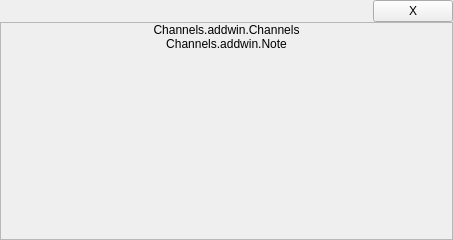
<?xml version="1.0" encoding="UTF-8"?>
<ui version="4.0">
 <class>ChannelsAddWin</class>
 <widget class="QFrame" name="ChannelsAddWin">
  <property name="geometry">
   <rect>
    <x>0</x>
    <y>0</y>
    <width>453</width>
    <height>240</height>
   </rect>
  </property>
  <property name="mouseTracking">
   <bool>true</bool>
  </property>
  <property name="focusPolicy">
   <enum>Qt::StrongFocus</enum>
  </property>
  <property name="windowTitle">
   <string>Frame</string>
  </property>
  <layout class="QVBoxLayout" name="verticalLayout">
   <property name="spacing">
    <number>0</number>
   </property>
   <property name="leftMargin">
    <number>0</number>
   </property>
   <property name="topMargin">
    <number>0</number>
   </property>
   <property name="rightMargin">
    <number>0</number>
   </property>
   <property name="bottomMargin">
    <number>0</number>
   </property>
   <item>
    <widget class="QFrame" name="TitleFrame">
     <layout class="QHBoxLayout" name="horizontalLayout">
      <property name="spacing">
       <number>0</number>
      </property>
      <property name="leftMargin">
       <number>0</number>
      </property>
      <property name="topMargin">
       <number>0</number>
      </property>
      <property name="rightMargin">
       <number>0</number>
      </property>
      <property name="bottomMargin">
       <number>0</number>
      </property>
      <item>
       <spacer name="horizontalSpacer">
        <property name="orientation">
         <enum>Qt::Horizontal</enum>
        </property>
        <property name="sizeHint" stdset="0">
         <size>
          <width>40</width>
          <height>20</height>
         </size>
        </property>
       </spacer>
      </item>
      <item>
       <widget class="QPushButton" name="ClosePtn">
        <property name="text">
         <string>X</string>
        </property>
       </widget>
      </item>
     </layout>
    </widget>
   </item>
   <item>
    <widget class="QFrame" name="ContentFrame">
     <property name="frameShape">
      <enum>QFrame::StyledPanel</enum>
     </property>
     <property name="frameShadow">
      <enum>QFrame::Raised</enum>
     </property>
     <layout class="QVBoxLayout" name="verticalLayout_2">
      <property name="spacing">
       <number>0</number>
      </property>
      <property name="leftMargin">
       <number>0</number>
      </property>
      <property name="topMargin">
       <number>0</number>
      </property>
      <property name="rightMargin">
       <number>0</number>
      </property>
      <property name="bottomMargin">
       <number>0</number>
      </property>
      <item>
       <widget class="QLabel" name="TitleLable">
        <property name="text">
         <string>Channels.addwin.Channels</string>
        </property>
        <property name="alignment">
         <set>Qt::AlignCenter</set>
        </property>
       </widget>
      </item>
      <item>
       <widget class="QLabel" name="PrismNoteLabel">
        <property name="text">
         <string>Channels.addwin.Note</string>
        </property>
        <property name="alignment">
         <set>Qt::AlignCenter</set>
        </property>
       </widget>
      </item>
      <item>
       <widget class="QScrollArea" name="ChannelsListWid">
        <property name="frameShape">
         <enum>QFrame::NoFrame</enum>
        </property>
        <property name="verticalScrollBarPolicy">
         <enum>Qt::ScrollBarAlwaysOff</enum>
        </property>
        <property name="horizontalScrollBarPolicy">
         <enum>Qt::ScrollBarAlwaysOff</enum>
        </property>
        <property name="sizeAdjustPolicy">
         <enum>QAbstractScrollArea::AdjustToContents</enum>
        </property>
        <property name="widgetResizable">
         <bool>true</bool>
        </property>
        <property name="alignment">
         <set>Qt::AlignCenter</set>
        </property>
        <widget class="QWidget" name="scrollAreaWidgetContents">
         <property name="geometry">
          <rect>
           <x>0</x>
           <y>0</y>
           <width>451</width>
           <height>191</height>
          </rect>
         </property>
         <layout class="QGridLayout" name="gridLayout">
          <property name="leftMargin">
           <number>0</number>
          </property>
          <property name="topMargin">
           <number>0</number>
          </property>
          <property name="rightMargin">
           <number>0</number>
          </property>
          <property name="bottomMargin">
           <number>0</number>
          </property>
          <property name="spacing">
           <number>10</number>
          </property>
         </layout>
        </widget>
       </widget>
      </item>
     </layout>
    </widget>
   </item>
  </layout>
 </widget>
 <resources/>
 <connections/>
</ui>
